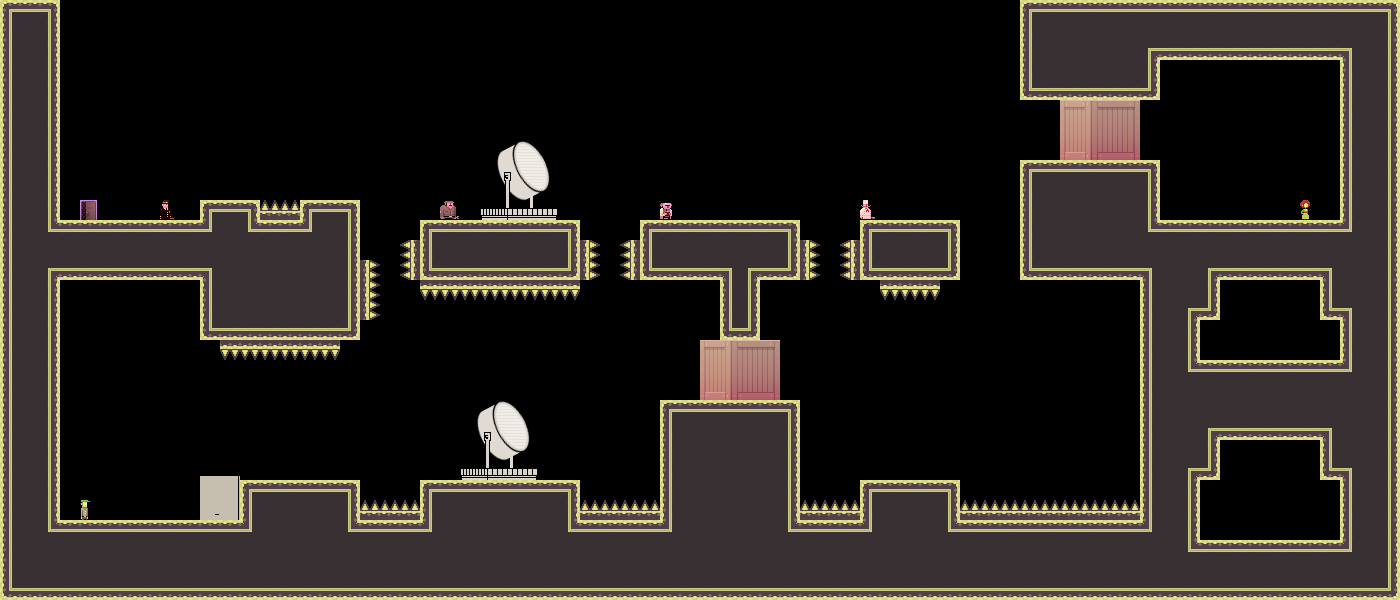

The image is a tile-based game level rendered from a .tmx file. Its description and source (layers, tilesets, objects; grid data summarised) follow:
An orthogonal 70x30 tile map with 20x20 px tiles, 1 tile layer (bg) and 1 object.

<map version="1.0" orientation="orthogonal" width="70" height="30" tilewidth="20" tileheight="20">
 <tileset firstgid="1" name="tiles_military" tilewidth="20" tileheight="20">
  <image source="../../../../../XNAModeContent/Lemonade/tiles_military.png" width="400" height="400" />
  <terraintypes>
   <terrain name="solid" tile="151" />
   <terrain name="hollow" tile="94" />
  </terraintypes>
  <tile id="8" terrain=",,,1" />
  <tile id="9" terrain=",,1,1" />
  <tile id="10" terrain=",,1,1" />
  <tile id="11" terrain=",,1,1" />
  <tile id="12" terrain=",,1,1" />
  <tile id="13" terrain=",,1,1" />
  <tile id="14" terrain=",,1," />
  <tile id="15" terrain="1,1,1," />
  <tile id="16" terrain="1,1,,1" />
  <tile id="28" terrain=",1,,1" />
  <tile id="34" terrain="1,,1," />
  <tile id="35" terrain="1,,1,1" />
  <tile id="36" terrain=",1,1,1" />
  <tile id="48" terrain=",1,,1" />
  <tile id="54" terrain="1,,1," />
  <tile id="68" terrain=",1,,1" />
  <tile id="74" terrain="1,,1," />
  <tile id="88" terrain=",1,,1" />
  <tile id="94" terrain="1,,1," />
  <tile id="108" terrain=",1,,1" />
  <tile id="114" terrain="1,,1," />
  <tile id="128" terrain=",1,," />
  <tile id="129" terrain="1,1,," />
  <tile id="130" terrain="1,1,," />
  <tile id="131" terrain="1,1,," />
  <tile id="132" terrain="1,1,," />
  <tile id="133" terrain="1,1,," />
  <tile id="134" terrain="1,,," />
  <tile id="148" terrain=",,,0" />
  <tile id="149" terrain=",,0,0" />
  <tile id="150" terrain=",,0," />
  <tile id="151" terrain="0,0,0," />
  <tile id="152" terrain="0,0,," />
  <tile id="153" terrain="0,0,,0" />
  <tile id="168" terrain=",0,,0" />
  <tile id="170" terrain="0,,0," />
  <tile id="171" terrain="0,,0," />
  <tile id="173" terrain=",0,,0" />
  <tile id="188" terrain=",0,," />
  <tile id="189" terrain="0,0,," />
  <tile id="190" terrain="0,,," />
  <tile id="191" terrain="0,,0,0" />
  <tile id="192" terrain=",,0,0" />
  <tile id="193" terrain=",0,0,0" />
  <tile id="194" terrain="0,0,0,0" />
  <tile id="195" terrain="1,1,1,1" />
  <tile id="356">
   <properties>
    <property name="LargeCrate" value="" />
   </properties>
  </tile>
  <tile id="380">
   <properties>
    <property name="Andre" value="" />
   </properties>
  </tile>
  <tile id="381">
   <properties>
    <property name="Liselot" value="" />
   </properties>
  </tile>
  <tile id="382">
   <properties>
    <property name="Amsterdaam" value="" />
   </properties>
  </tile>
  <tile id="383">
   <properties>
    <property name="Worker" value="" />
   </properties>
  </tile>
  <tile id="384">
   <properties>
    <property name="Inspector" value="" />
   </properties>
  </tile>
  <tile id="385">
   <properties>
    <property name="Chef" value="" />
   </properties>
  </tile>
  <tile id="386">
   <properties>
    <property name="Exit" value="" />
   </properties>
  </tile>
  <tile id="387">
   <properties>
    <property name="Trampoline" value="" />
   </properties>
  </tile>
  <tile id="388">
   <properties>
    <property name="SmallCrate" value="" />
   </properties>
  </tile>
  <tile id="389">
   <properties>
    <property name="SugarBag" value="" />
   </properties>
  </tile>
 </tileset>
 <layer name="bg" width="70" height="30">
  <data>[2100 cells, 990 non-empty, 74 distinct tile ids]</data>
 </layer>
 <objectgroup name="boxes" width="70" height="30">
  <object x="960" y="220">
   <polyline points="0,0 0,200 100,200 100,160 40,160 40,240 0,260" />
  </object>
 </objectgroup>
</map>